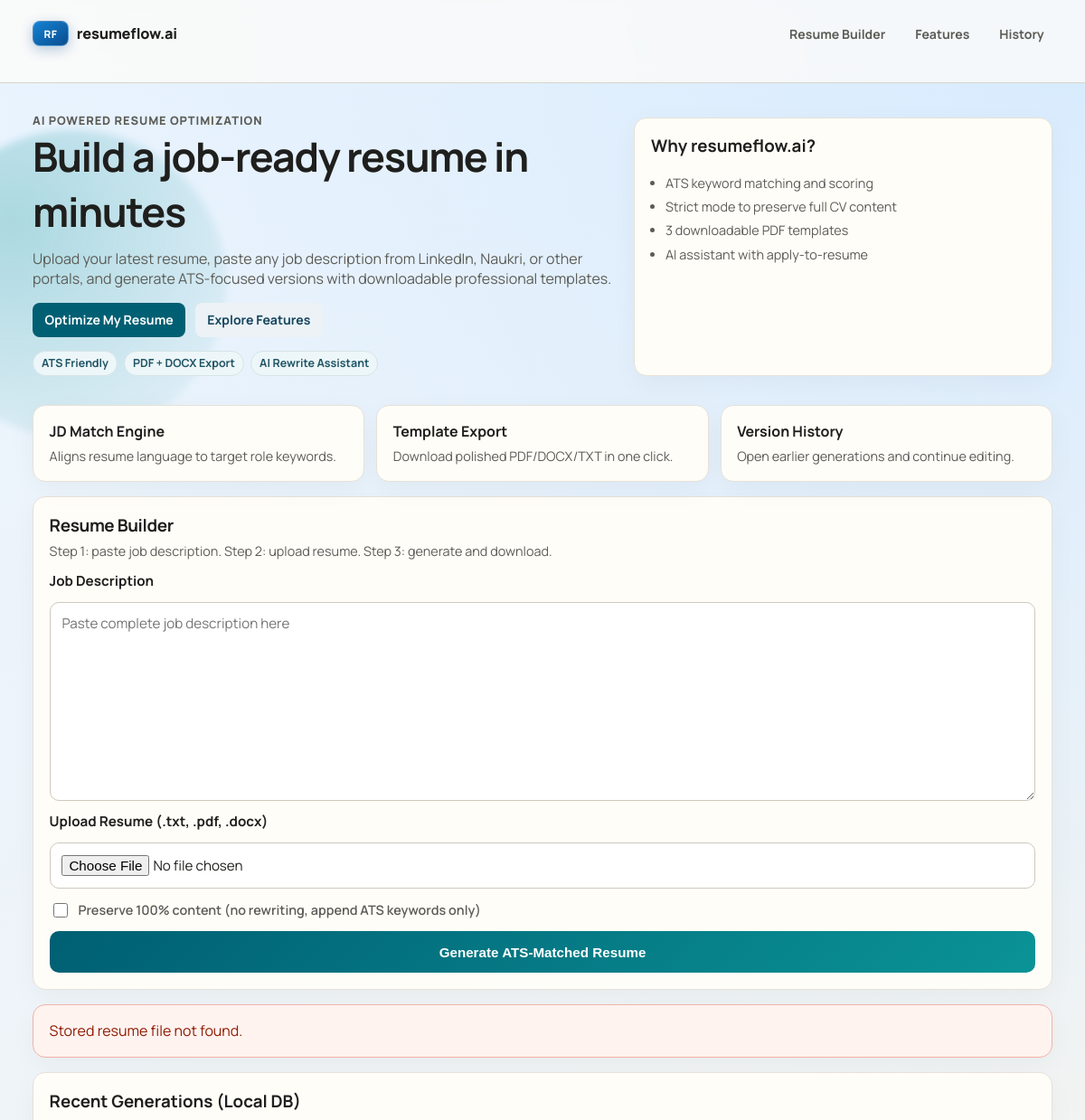
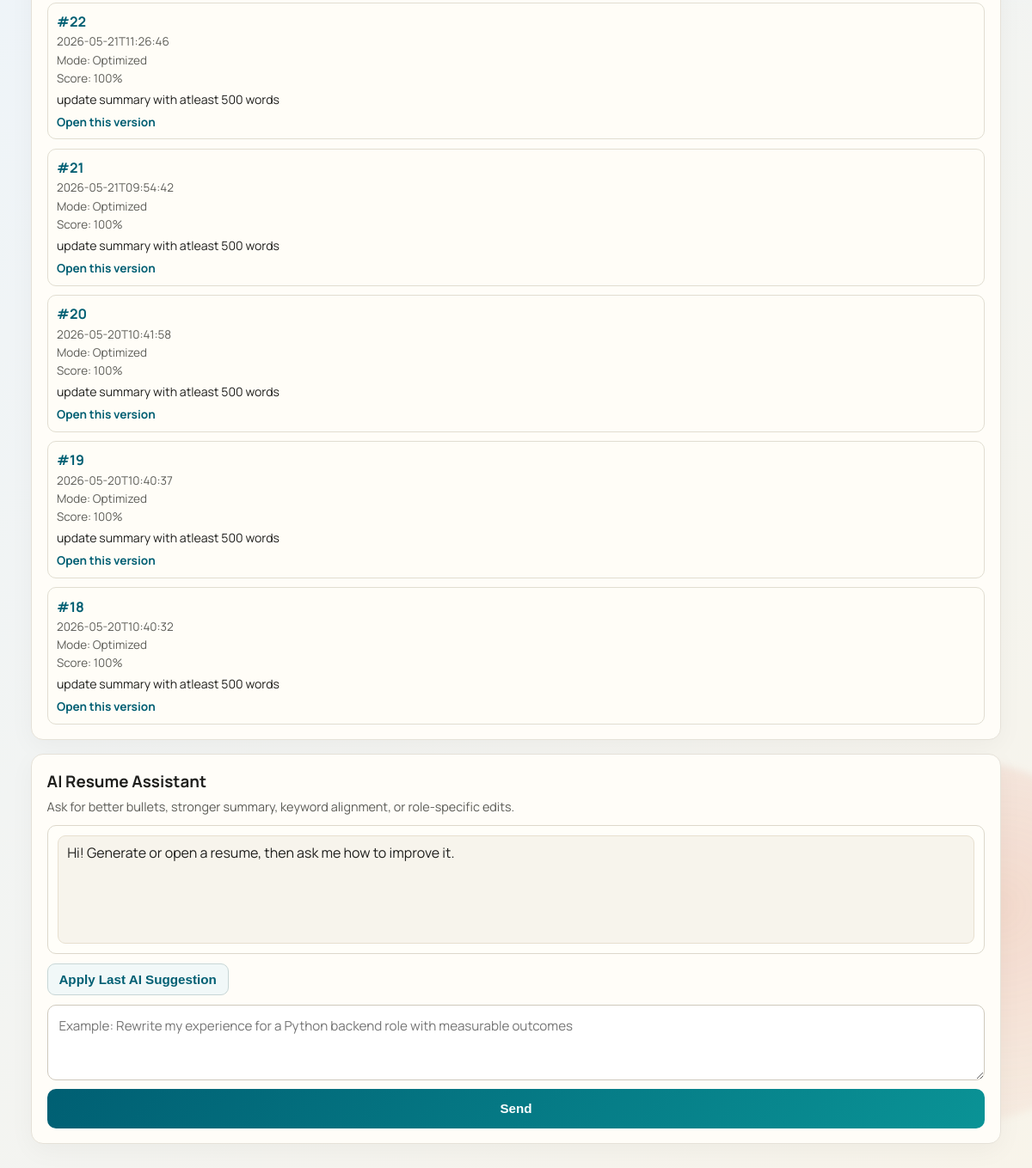
Page /load/22 on the committed database (2 pictures, top to bottom).
### tables this page shows
CREATE TABLE generations (
            id INTEGER PRIMARY KEY AUTOINCREMENT,
            created_at TEXT NOT NULL,
            strict_mode INTEGER NOT NULL,
            match_score INTEGER NOT NULL,
            jd_preview TEXT NOT NULL,
            tailored_preview TEXT NOT NULL,
            payload_id TEXT NOT NULL
        );

### app.py (the view, shortened to what this page needs)
@app.route("/load/<int:generation_id>", methods=["GET"])
def load_generation(generation_id):
    conn = get_db_connection()
    row = conn.execute(
        "SELECT payload_id FROM generations WHERE id = ?",
        (generation_id,),
    ).fetchone()
    conn.close()
    payload_path = os.path.join(CACHE_DIR, f"{row['payload_id']}.json")
    if not os.path.exists(payload_path):
        return render_template(
            "index.html",
            error="Stored resume file not found.",
            tailored_resume=None,
            match_score=None,
            missing_keywords=[],
            recent_generations=fetch_recent_generations(),
        )

### app.py (called while the page is built)
def get_db_connection():
    conn = sqlite3.connect(DB_PATH)
    conn.row_factory = sqlite3.Row
    return conn

def fetch_recent_generations(limit=5):
    conn = get_db_connection()
    rows = conn.execute(
        """
        SELECT id, created_at, strict_mode, match_score, jd_preview
        FROM generations
        ORDER BY id DESC
        LIMIT ?
        """,
        (limit,),
    ).fetchall()
    conn.close()
    return [dict(row) for row in rows]

### templates/index.html (shortened to what this page needs)
<!doctype html>
<html lang="en">
  <head>
    <link rel="stylesheet" href="{{ url_for('static', filename='styles.css') }}" />
  </head>
  <body>
    <header class="topbar">
      <div class="container topbar-inner">
        <div class="brand-wrap">
          <div class="brand-logo" aria-hidden="true">RF</div>
          <div class="brand">resumeflow.ai</div>
        </div>
        <nav class="top-links">
          <a href="#builder">Resume Builder</a>
          <a href="#features">Features</a>
          <a href="#history">History</a>
        </nav>
      </div>
    </header>
    <main class="container">
      <section class="hero">
        <div>
          <p class="kicker">AI Powered Resume Optimization</p>
          <h1>Build a job-ready resume in minutes</h1>
          <p>
            Upload your latest resume, paste any job description from LinkedIn,
            Naukri, or other portals, and generate ATS-focused versions with
            downloadable professional templates.
          </p>
          <div class="hero-cta">
            <a href="#builder">Optimize My Resume</a>
            <a class="ghost" href="#features">Explore Features</a>
          </div>
          <div class="hero-tags">
            <span>ATS Friendly</span>
            <span>PDF + DOCX Export</span>
            <span>AI Rewrite Assistant</span>
          </div>
        </div>
        <div class="hero-stat card">
          <h3>Why resumeflow.ai?</h3>
          <ul>
            <li>ATS keyword matching and scoring</li>
            <li>Strict mode to preserve full CV content</li>
            <li>3 downloadable PDF templates</li>
            <li>AI assistant with apply-to-resume</li>
          </ul>
        </div>
      </section>
      <section id="features" class="feature-grid">
        <article class="feature-item card"><h3>JD Match Engine</h3><p>Aligns resume language to target role keywords.</p></article>
        <article class="feature-item card"><h3>Template Export</h3><p>Download polished PDF/DOCX/TXT in one click.</p></article>
        <article class="feature-item card"><h3>Version History</h3><p>Open earlier generations and continue editing.</p></article>
      </section>
      <section id="builder" class="card form-card">
        <div class="section-head">
          <h2>Resume Builder</h2>
          <p>Step 1: paste job description. Step 2: upload resume. Step 3: generate and download.</p>
        </div>
        <form method="post" enctype="multipart/form-data">
          <label for="job_description">Job Description</label>
          <textarea
            id="job_description"
            name="job_description"
            placeholder="Paste complete job description here"
            required
          ></textarea>
          <label for="resume">Upload Resume (.txt, .pdf, .docx)</label>
          <input id="resume" name="resume" type="file" accept=".txt,.pdf,.docx" required />
          <label class="inline-check" for="strict_mode">
            <input id="strict_mode" name="strict_mode" type="checkbox" />
            Preserve 100% content (no rewriting, append ATS keywords only)
          </label>
          <button type="submit">Generate ATS-Matched Resume</button>
        </form>
      </section>
      {% if error %}
      <section class="card error">{{ error }}</section>
      {% endif %}
      {% if recent_generations %}
      <section id="history" class="card history">
        <h3>Recent Generations (Local DB)</h3>
        <div class="history-list">
          {% for item in recent_generations %}
          <div class="history-item">
            <strong>#{{ item.id }}</strong>
            <span>{{ item.created_at }}</span>
            <span>Mode: {{ 'Strict' if item.strict_mode else 'Optimized' }}</span>
            <span>Score: {{ item.match_score }}%</span>
            <p>{{ item.jd_preview }}</p>
            <a class="history-load" href="{{ url_for('load_generation', generation_id=item.id) }}">Open this version</a>
          </div>
          {% endfor %}
        </div>
      </section>
      {% endif %}
      <section class="card chat-card">
        <h3>AI Resume Assistant</h3>
        <p class="chat-note">Ask for better bullets, stronger summary, keyword alignment, or role-specific edits.</p>
        <div id="chatMessages" class="chat-messages">
          <div class="chat-msg bot">Hi! Generate or open a resume, then ask me how to improve it.</div>
        </div>
        <div class="chat-actions">
          <button id="applyChatBtn" type="button" class="secondary-btn">Apply Last AI Suggestion</button>
        </div>
        <form id="chatForm" class="chat-form">
          <textarea id="chatInput" placeholder="Example: Rewrite my experience for a Python backend role with measurable outcomes" required></textarea>
          <button type="submit">Send</button>
        </form>
      </section>
    </main>
  </body>
</html>

### rows in the picture
generations: id "22", created_at "2026-05-21T11:26:46", strict_mode "Optimized", match_score "100", jd_preview "update summary with atleast 500 words"
generations: id "21", created_at "2026-05-21T09:54:42", strict_mode "Optimized", match_score "100", jd_preview "update summary with atleast 500 words"
generations: id "20", created_at "2026-05-20T10:41:58", strict_mode "Optimized", match_score "100", jd_preview "update summary with atleast 500 words"
generations: id "19", created_at "2026-05-20T10:40:37", strict_mode "Optimized", match_score "100", jd_preview "update summary with atleast 500 words"
generations: id "18", created_at "2026-05-20T10:40:32", strict_mode "Optimized", match_score "100", jd_preview "update summary with atleast 500 words"

### other values in the picture
{{ error }} "Stored resume file not found."
